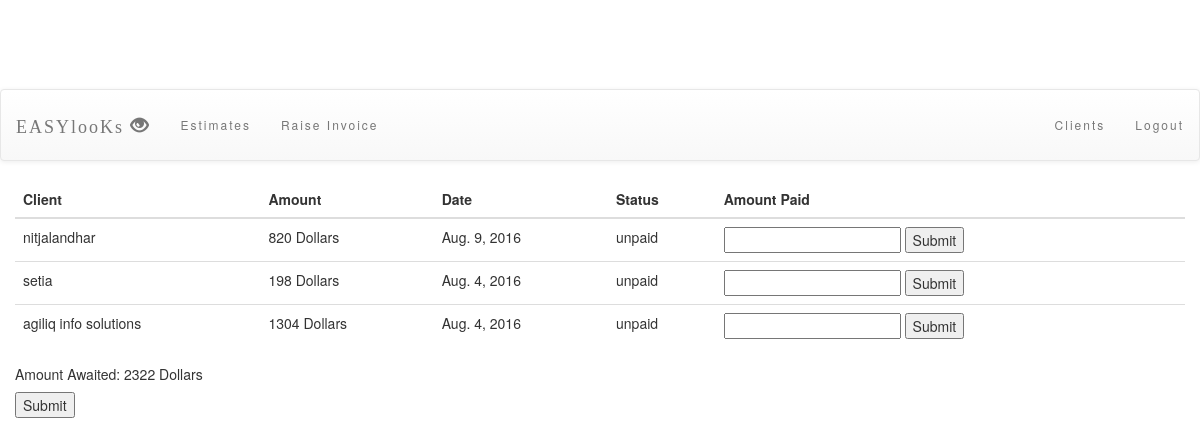
Screenshot of /invoice/estimates/ (signed in) with the database file from the repository.
### invoiceapp/models.py (models this page shows, shortened)
class Invoice(models.Model):
    user = models.ForeignKey(User,default=1)
    client = models.ForeignKey(Client,on_delete=models.CASCADE,default="")
    raise_for = models.CharField(max_length=200)
    raised_by = models.CharField(max_length=50,default='')
    email_to = models.EmailField(default='xyz@yahoo.com')
    description_of_items = models.CharField(max_length=150)
    currency = models.CharField(max_length=10)
    cost = models.IntegerField(default=100)
    quantity = models.IntegerField(default=1)
    date_created = models.DateField(auto_now=False,auto_now_add=True)
    message =  models.TextField(max_length=500,default='Hey! Attatched along is your Invoice')

### invoiceapp/views.py (the view)
def Estimates(request):
    if not request.user.is_authenticated():
        return render(request,'invoiceapp/login.html',{'message':'Login First'})
    template_name = 'invoiceapp/estimates.html'
    all_invoices = Invoice.objects.filter(user=request.user).order_by('-pk')
    total = 0
    for invoice in all_invoices:
        total = total + invoice.cost
    return render(request,template_name,{'all_invoices':all_invoices,'amount':total})

### invoiceapp/templates/invoiceapp/estimates.html (shortened to what this page needs)
<!DOCTYPE html>
<html lang="en">
<head>
    {% load staticfiles %}
    <link rel="stylesheet" type="text/css" href="{% static 'invoiceapp/style.css' %}"/>
	<link rel="stylesheet" href="https://maxcdn.bootstrapcdn.com/bootstrap/3.3.6/css/bootstrap.min.css">
	<link rel="stylesheet" href="https://maxcdn.bootstrapcdn.com/bootstrap/3.3.6/css/bootstrap-theme.min.css">
</head>
<body id="body">
<div id="index_page_header">EASYlooKs<span style="font-size: medium"><sup>cloud</sup><sub>InvoiCing</sub></span></div>
  <nav class="navbar navbar-default" id="navbar">
         <div class="container-fluid">
           <div class="navbar-header">
            <a href="{% url 'invoiceapp:index' %}" class="navbar-brand">EASYlooKs <span class="glyphicon glyphicon-eye-open"></span></a>
           </div>
    <div>
        <ul class="nav navbar-nav">
            <li><a href="{% url 'invoiceapp:estimates' %}" class="active">Estimates</a></li>
            <li><a href="{% url 'invoiceapp:raiseinvoice' %}">Raise Invoice </a></li>
        </ul>
        <ul class="nav navbar-nav navbar-right">
            <li><a href="{% url 'invoiceapp:client' %}" class="active">Clients</a></li>
            <li><a href="{% url 'invoiceapp:logout' %}" class="active">Logout</a></li>
        </ul>
    </div>
         </div>
  </nav>
<div class="container-fluid">
<table class="table">
    <thead>
        <tr>
            <th>Client</th>
            <th>Amount</th>
            <th>Date</th>
            <th>Status</th>
            <th> Amount Paid</th>
        </tr>
    </thead>
    <tbody>
      {% for invoice in all_invoices %}
          <tr>
              <td>{{ invoice.raise_for }}</td>
              <td>{{ invoice.cost }}&nbsp;{{ invoice.currency }}</td>
              <td>{{ invoice.date_created }}</td>
              <td>
                  {% if invoice.cost == 0 %}
                       paid
                  {% else %}
                       unpaid
                  {% endif %}
              </td>
           <td>
              <form action = "{% url 'invoiceapp:changestatus' invoice.id %}" method="post">
                  <input type="text" name="amount" maxlength="15"/>
                  <input type="submit" value="Submit"/>
              </form>
          </td>
          </tr>
      {% endfor %}
    </tbody>
</table>
<h5>Amount Awaited: {{ amount }} Dollars</h5>
<form action = "{% url 'invoiceapp:updateaccount' 19 %}" method="post">
                  <input type="submit" value="Submit"/>
              </form>
</div>
</body>
</html>

### invoiceapp/static/invoiceapp/style.css (style rules this page uses)
#body { background-image: url("http://i.stack.imgur.com/1Tzky.png"); background-size: cover; background-repeat: no-repeat ; }
#index_page_header { font-family: Harrington; font-size: 48px; color: white; padding-top: 10px; padding-bottom: 10px; background-image: url(" background-image: url("http://i.stack.imgur.com/1Tzky.png");"); text-align: center; }
.navbar { padding-top: 10px; padding-bottom: 10px; border: 0; border-radius: 0px; margin-bottom: 0px; font-size: 12px; letter-spacing: 2px; }
.navbar-brand { font-family:"Harrington"; font-size:xx-large; }

### rows the page displays
Invoice: raise_for "nitjalandhar", cost "820", currency "Dollars", date_created "Aug. 9, 2016", shows "unpaid"
Invoice: raise_for "setia", cost "198", currency "Dollars", date_created "Aug. 4, 2016", shows "unpaid"
Invoice: raise_for "agiliq info solutions", cost "1304", currency "Dollars", date_created "Aug. 4, 2016", shows "unpaid"

### other values shown
{{ amount }} "2322"
